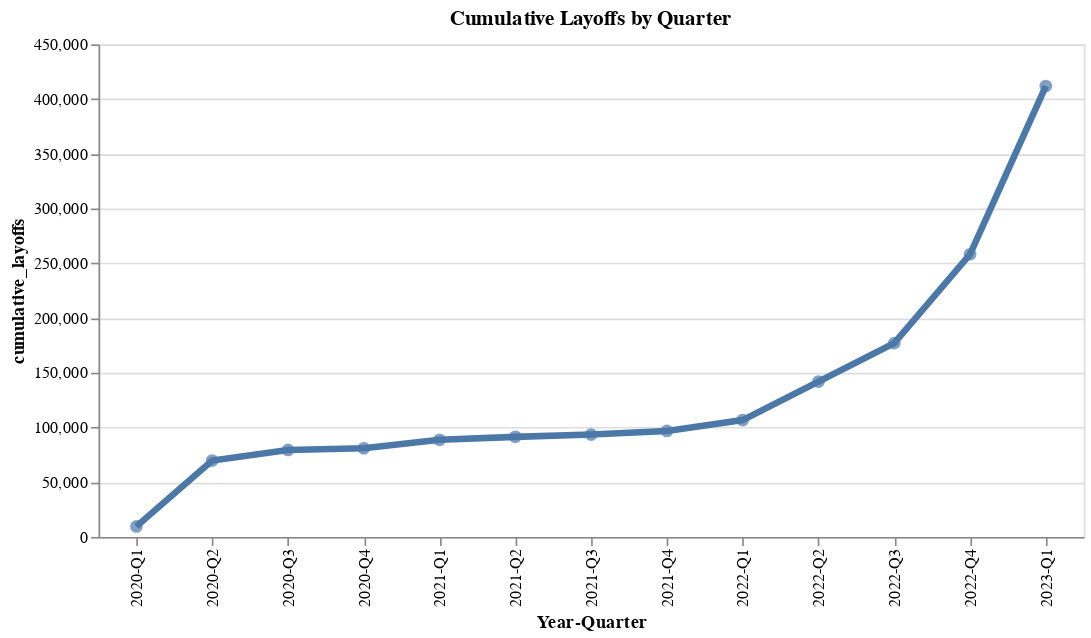

Source (notebook cell):
### Code cell
# Cumulative Line Chart 
import altair as alt
import pandas as pd

layoffs_df['Date'] = pd.to_datetime(layoffs_df['Date'])

# Group df by quarter and count number of layoffs by quarter
yearly_layoffs = (layoffs_df.groupby(pd.Grouper(key='Date', freq='Q'))['Laid_Off_Count'].sum().reset_index())

# Create a new column with the quarter-year format
yearly_layoffs['Year-Quarter'] =   yearly_layoffs['Date'].dt.year.astype(str) +'-' + 'Q' + yearly_layoffs['Date'].dt.quarter.astype(str) 

# sort the dataframe by Laid_Off_Count in descending order
yearly_layoffs = yearly_layoffs.sort_values(by='Laid_Off_Count', ascending=False)

source = yearly_layoffs

chart = alt.Chart(source, width=600).mark_line(strokeWidth=4).transform_window(
    # Sort the data chronologically
    sort=[{'field': 'Year-Quarter'}],
    # Include all previous records before the current record and none after
    # (This is the default value so you could skip it and it would still work.)
    frame=[None, 0],
    # What to add up as you go
    cumulative_layoffs='sum(Laid_Off_Count)'
).encode(
    x='Year-Quarter:O',
    # Plot the calculated field created by the transformation
    y='cumulative_layoffs:Q'
)

# Add points to the line chart
points = chart.mark_circle(size=60).encode(
    x='Year-Quarter:O',
    y='cumulative_layoffs:Q'
)

chart.title = "Cumulative Layoffs by Quarter"

chart + points

### Figure 1 — Vega-Lite specification as saved in the notebook (floating-point values rounded to 4 significant figures)
{"config": {"view": {"continuousWidth": 400, "continuousHeight": 300}}, "layer": [{"mark": {"type": "line", "strokeWidth": 4}, "encoding": {"x": {"field": "Year-Quarter", "type": "ordinal"}, "y": {"field": "cumulative_layoffs", "type": "quantitative"}}, "title": "Cumulative Layoffs by Quarter", "transform": [{"window": [{"op": "sum", "field": "Laid_Off_Count", "as": "cumulative_layoffs"}], "frame": [null, 0], "sort": [{"field": "Year-Quarter"}]}], "width": 600}, {"mark": {"type": "circle", "size": 60}, "encoding": {"x": {"field": "Year-Quarter", "type": "ordinal"}, "y": {"field": "cumulative_layoffs", "type": "quantitative"}}, "transform": [{"window": [{"op": "sum", "field": "Laid_Off_Count", "as": "cumulative_layoffs"}], "frame": [null, 0], "sort": [{"field": "Year-Quarter"}]}], "width": 600}], "data": {"name": "data-eb40753b8136c72a8f1286957e9f5ab0"}, "$schema": "https://vega.github.io/schema/vega-lite/v4.17.0.json", "datasets": {"data-eb40753b8136c72a8f1286957e9f5ab0": [{"Date": "2023-03-31T00:00:00", "Laid_Off_Count": 153600.0, "Year-Quarter": "2023-Q1"}, {"Date": "2022-12-31T00:00:00", "Laid_Off_Count": 81190.0, "Year-Quarter": "2022-Q4"}, {"Date": "2020-06-30T00:00:00", "Laid_Off_Count": 60140.0, "Year-Quarter": "2020-Q2"}, {"Date": "2022-09-30T00:00:00", "Laid_Off_Count": 35160.0, "Year-Quarter": "2022-Q3"}, {"Date": "2022-06-30T00:00:00", "Laid_Off_Count": 35160.0, "Year-Quarter": "2022-Q2"}, {"Date": "2022-03-31T00:00:00", "Laid_Off_Count": 9909.0, "Year-Quarter": "2022-Q1"}, {"Date": "2020-09-30T00:00:00", "Laid_Off_Count": 9690.0, "Year-Quarter": "2020-Q3"}, {"Date": "2020-03-31T00:00:00", "Laid_Off_Count": 9628.0, "Year-Quarter": "2020-Q1"}, {"Date": "2021-03-31T00:00:00", "Laid_Off_Count": 7728.0, "Year-Quarter": "2021-Q1"}, {"Date": "2021-12-31T00:00:00", "Laid_Off_Count": 3292.0, "Year-Quarter": "2021-Q4"}, {"Date": "2021-06-30T00:00:00", "Laid_Off_Count": 2695.0, "Year-Quarter": "2021-Q2"}, {"Date": "2021-09-30T00:00:00", "Laid_Off_Count": 2108.0, "Year-Quarter": "2021-Q3"}, {"Date": "2020-12-31T00:00:00", "Laid_Off_Count": 1539.0, "Year-Quarter": "2020-Q4"}]}}
